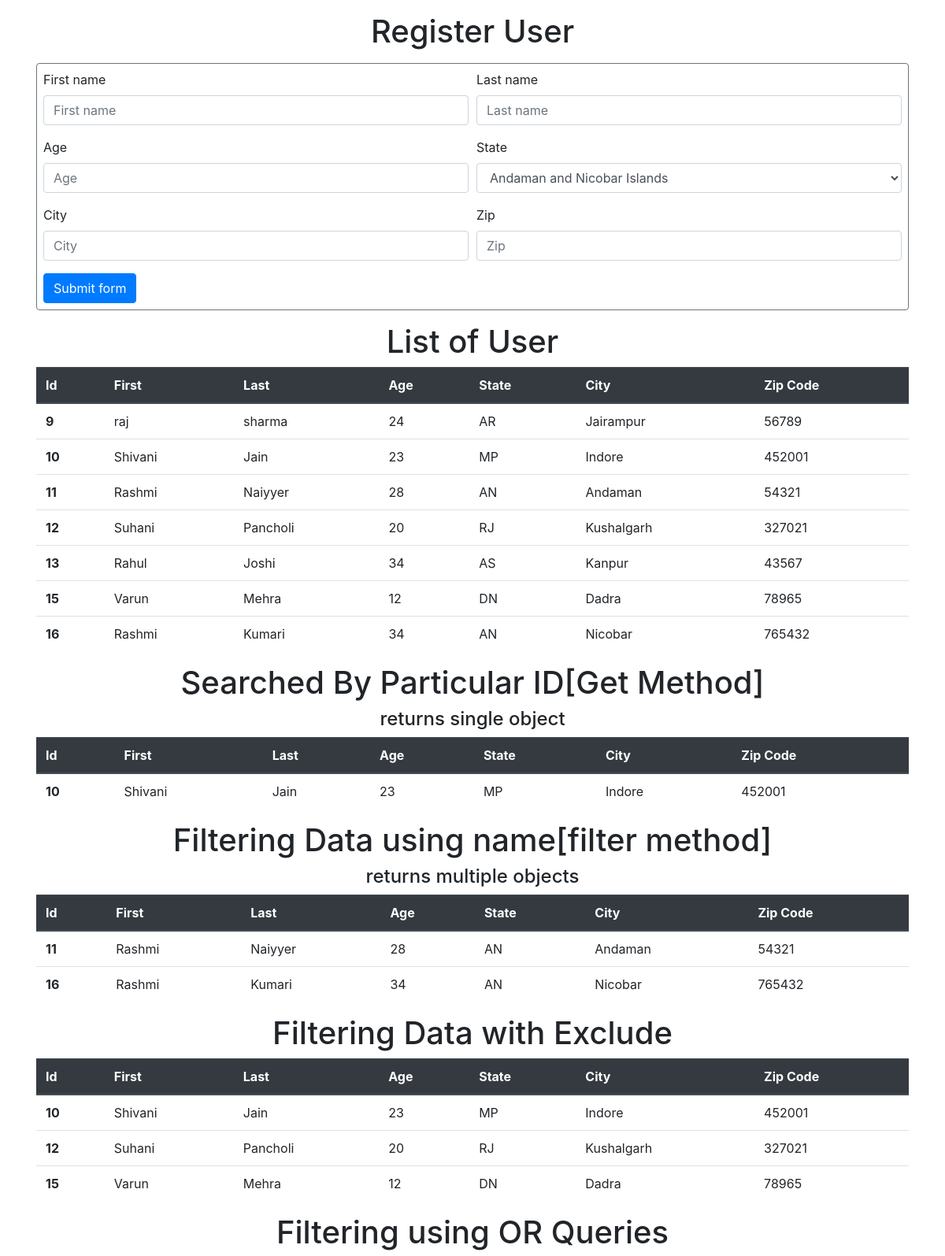
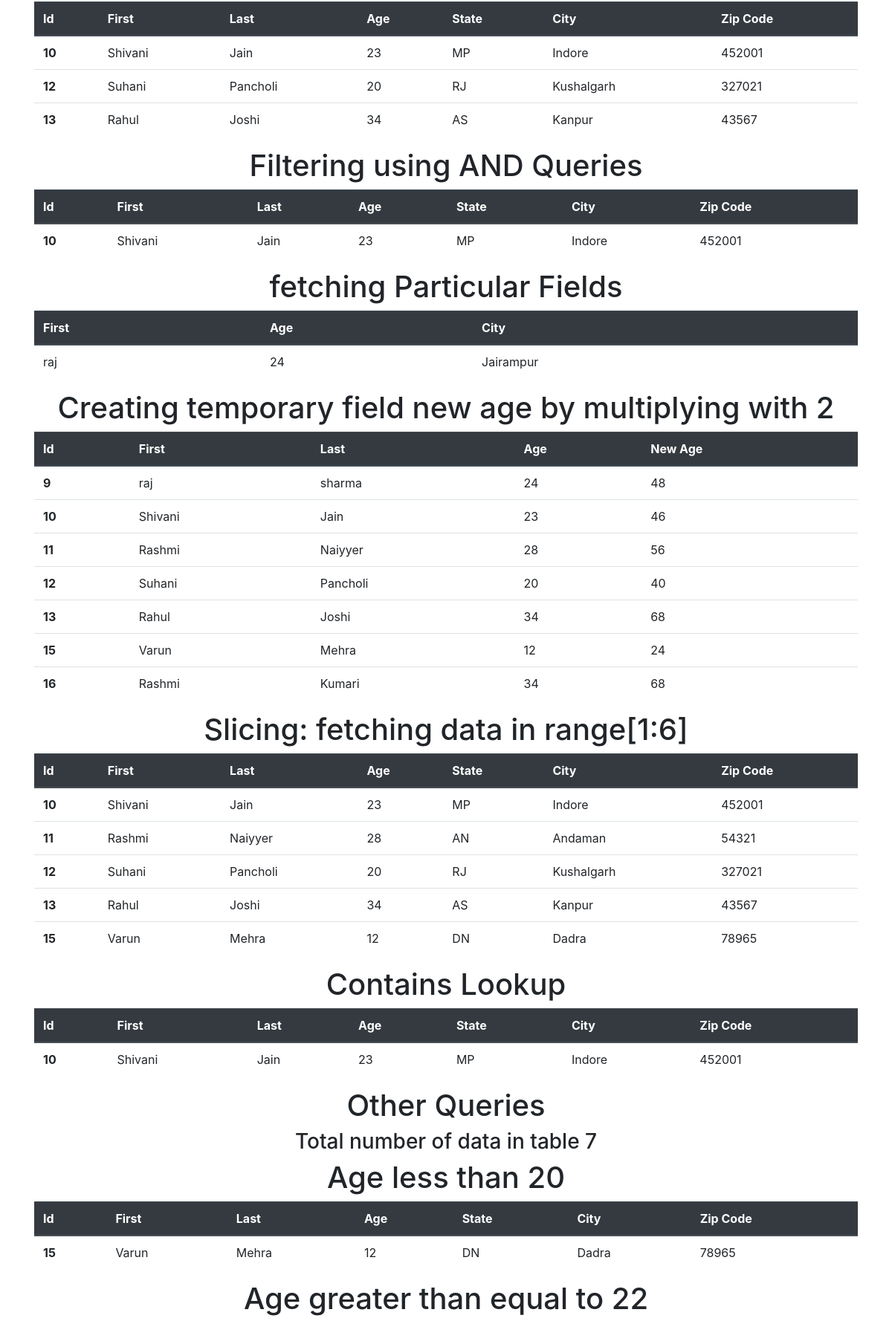
The page / (upper part) on the database its author committed (2 pictures, top to bottom).
### app/models.py (models this page shows, shortened)
class Emp(models.Model):
    fname=models.CharField(max_length=100)
    lname=models.CharField(max_length=100)
    age=models.IntegerField(blank=True,default=0)
    city=models.CharField(max_length=100,blank=True,)
    zip=models.CharField(max_length=10,default="None",blank=True)
    state = models.CharField(max_length=2, choices=STATE_CHOICES,default="None",blank=True)

### app/views.py (the view)
# urls.py: path("",views.index,name='index'),
def index(request):
    emp=Emp.objects.all()
    data = Emp.objects.get(id=10)
    data2=Emp.objects.filter(fname="Rashmi")
    data3=Emp.objects.exclude(fname__startswith="R")
    data4=Emp.objects.filter(Q(fname__startswith="S")|Q(lname__startswith="J"))
    data5=Emp.objects.filter(Q(fname__startswith="S")& Q(lname__startswith="J"))
    data6=Emp.objects.filter(fname="raj").values('fname','city','age')
    data7=Emp.objects.annotate(new_age=F('age')*2).values('id','fname','lname','age','new_age')
    data8=Emp.objects.all()[1:6]
    con=Emp.objects.all().count()#cout the number of data in table
    d=Emp.objects.filter(fname__contains="shi")
    j=Emp.objects.filter(age__lt=20)#less then
    k=Emp.objects.filter(age__gte=22)# grater than equal
    return render(request,'index.html',{'state':(STATE_CHOICES),'emp':emp,'e':data,'data2':data2,'data3':data3,
                                        'data4':data4,'data5':data5,'data6':data6,'data7':data7,'data8':data8,
                                        'con':con,'d':d,'j':j,'k':k})

### app/templates/index.html (shortened to what this page needs)
<html>
    <head>
        <link rel="stylesheet" href="https://cdn.jsdelivr.net/npm/bootstrap@4.6.2/dist/css/bootstrap.min.css">
    </head>
<body>
    <div class="container p-3">
        <div class="text-center"><h1>Register User</h1></div>
    <form class="border border-secondary rounded p-2 mt-3" action="adduser/" method="POST">
        <div class="form-row">
          <div class="col-md-6 mb-3">
            <label for="validationDefault01">First name</label>
            <input type="text" class="form-control" name="fname" id="validationDefault01" placeholder="First name"  required>
          </div>
          <div class="col-md-6 mb-3">
            <label for="validationDefault02">Last name</label>
            <input type="text" class="form-control" name="lname" id="validationDefault02" placeholder="Last name"  required>
          </div>
        </div>
        <div class="form-row">
          <div class="col-md-6 mb-3">
            <label for="validationDefault02">Age</label>
            <input type="number" class="form-control" name="age" id="validationDefault02" placeholder="Age" >
          </div>
          <div class="col-md-6 mb-3">
            <label for="validationDefault02">State</label>
            <select name="state" class="form-control">
                {% for state in state %}
                <option value="{{ state.0 }}">{{ state.1 }}</option>
                {% endfor %}
              </select>
            </div>
          </div>
        <div class="form-row">
          <div class="col-md-6 mb-3">
            <label for="validationDefault03">City</label>
            <input type="text" class="form-control" name="city" id="validationDefault03" placeholder="City" >
          </div>
          <div class="col-md-6 mb-3">
            <label for="validationDefault05">Zip</label>
            <input type="text" class="form-control" name="zip" id="validationDefault05" placeholder="Zip" >
          </div>
        </div>
        <button class="btn btn-primary" type="submit">Submit form</button>
      </form>
      <div class="text-center"><h1>List of User</h1></div>
<table class="table">
    <thead class="thead-dark">
      <tr>
        <th scope="col">Id</th>
        <th scope="col">First</th>
        <th scope="col">Last</th>
        <th scope="col">Age</th>
        <th scope="col">State</th>
        <th scope="col">City</th>
        <th scope="col">Zip Code</th>
      </tr>
    </thead>
    <tbody>
        {% for emp in emp%}
      <tr>
        <th scope="row">{{emp.id}}</th>
        <td>{{emp.fname}}</td>
        <td>{{emp.lname}}</td>
        <td>{{emp.age}}</td>
        <td>{{emp.state}}</td>
        <td>{{emp.city}}</td>
        <td>{{emp.zip}}</td>
      </tr>
      {%endfor%}
    </tbody>
  </table>
  <div class="text-center"><h1>Searched By Particular ID[Get Method]</h1>
    <h4>returns single object</h4></div>
  <table class="table">
    <thead class="thead-dark">
      <tr>
        <th scope="col">Id</th>
        <th scope="col">First</th>
        <th scope="col">Last</th>
        <th scope="col">Age</th>
        <th scope="col">State</th>
        <th scope="col">City</th>
        <th scope="col">Zip Code</th>
      </tr>
    </thead>
    <tbody>
      <tr>
        <th scope="row">{{e.id}}</th>
        <td>{{e.fname}}</td>
        <td>{{e.lname}}</td>
        <td>{{e.age}}</td>
        <td>{{e.state}}</td>
        <td>{{e.city}}</td>
        <td>{{e.zip}}</td>
      </tr>
    </tbody>
</table>
<div class="text-center"><h1>Filtering Data using name[filter method]</h1>
<h4>returns multiple objects</h4></div>
  <table class="table">
    <thead class="thead-dark">
      <tr>
        <th scope="col">Id</th>
        <th scope="col">First</th>
        <th scope="col">Last</th>
        <th scope="col">Age</th>
        <th scope="col">State</th>
        <th scope="col">City</th>
        <th scope="col">Zip Code</th>
      </tr>
    </thead>
    <tbody>
    {% for data in data2 %}
      <tr>
        <th scope="row">{{data.id}}</th>
        <td>{{data.fname}}</td>
        <td>{{data.lname}}</td>
        <td>{{data.age}}</td>
        <td>{{data.state}}</td>
        <td>{{data.city}}</td>
        <td>{{data.zip}}</td>
      </tr>
    {%endfor%}
    </tbody>
</table>
<div class="text-center"><h1>Filtering Data with Exclude</h1>
    </div>
  <table class="table">
    <thead class="thead-dark">
      <tr>
        <th scope="col">Id</th>
        <th scope="col">First</th>
        <th scope="col">Last</th>
        <th scope="col">Age</th>
        <th scope="col">State</th>
        <th scope="col">City</th>
        <th scope="col">Zip Code</th>
      </tr>
    </thead>
    <tbody>
    {% for data in data3%}
    <tr>
        <th scope="row">{{data.id}}</th>
        <td>{{data.fname}}</td>
        <td>{{data.lname}}</td>
        <td>{{data.age}}</td>
        <td>{{data.state}}</td>
        <td>{{data.city}}</td>
        <td>{{data.zip}}</td>
      </tr>
     {%endfor%}
    </tbody>
</table>
<div class="text-center"><h1>Filtering using OR Queries</h1>
</div>
<table class="table">
<thead class="thead-dark">
  <tr>
    <th scope="col">Id</th>
    <th scope="col">First</th>
    <th scope="col">Last</th>
    <th scope="col">Age</th>
    <th scope="col">State</th>
    <th scope="col">City</th>
    <th scope="col">Zip Code</th>
  </tr>
</thead>
<tbody>
{% for data in data4%}
<tr>
    <th scope="row">{{data.id}}</th>
    <td>{{data.fname}}</td>
    <td>{{data.lname}}</td>
    <td>{{data.age}}</td>
    <td>{{data.state}}</td>
    <td>{{data.city}}</td>
    <td>{{data.zip}}</td>
  </tr>
 {%endfor%}
</tbody>
</table>
<div class="text-center"><h1>Filtering using AND Queries</h1>
</div>
<table class="table">
<thead class="thead-dark">
  <tr>
    <th scope="col">Id</th>
    <th scope="col">First</th>
    <th scope="col">Last</th>
    <th scope="col">Age</th>
    <th scope="col">State</th>
    <th scope="col">City</th>
    <th scope="col">Zip Code</th>
  </tr>
</thead>
<tbody>
{% for data in data5%}
<tr>
    <th scope="row">{{data.id}}</th>
    <td>{{data.fname}}</td>
    <td>{{data.lname}}</td>
    <td>{{data.age}}</td>
    <td>{{data.state}}</td>
    <td>{{data.city}}</td>
    <td>{{data.zip}}</td>
  </tr>
 {%endfor%}
</tbody>
</table>
<div class="text-center"><h1>fetching Particular Fields</h1>
</div>
<table class="table">
<thead class="thead-dark">
  <tr>
    <th scope="col">First</th>
    <th scope="col">Age</th>
    <th scope="col">City</th>
  </tr>
</thead>
<tbody>
{% for data in data6%}
<tr>
    <td>{{data.fname}}</td>
    <td>{{data.age}}</td>
    <td>{{data.city}}</td>
  </tr>
 {%endfor%}
</tbody>
</table>
<div class="text-center"><h1>Creating temporary field new age by multiplying with 2</h1>
</div>
<table class="table">
<thead class="thead-dark">
  <tr>
    <th scope="col">Id</th>
    <th scope="col">First</th>
    <th scope="col">Last</th>
    <th scope="col">Age</th>
    <th scope="col">New Age</th>
  </tr>
</thead>
<tbody>
{% for data in data7%}
<tr>
    <th scope="row">{{data.id}}</th>
    <td>{{data.fname}}</td>
    <td>{{data.lname}}</td>
    <td>{{data.age}}</td>
    <td>{{data.new_age}}</td>
  </tr>
 {%endfor%}
</tbody>
</table>
<div class="text-center"><h1>Slicing: fetching data in range[1:6]</h1>
</div>
<table class="table">
<thead class="thead-dark">
  <tr>
    <th scope="col">Id</th>
    <th scope="col">First</th>
    <th scope="col">Last</th>
    <th scope="col">Age</th>
    <th scope="col">State</th>
    <th scope="col">City</th>
    <th scope="col">Zip Code</th>
  </tr>
</thead>
<tbody>
{% for data in data8%}
<tr>
    <th scope="row">{{data.id}}</th>
    <td>{{data.fname}}</td>
    <td>{{data.lname}}</td>
    <td>{{data.age}}</td>
    <td>{{data.state}}</td>
    <td>{{data.city}}</td>
    <td>{{data.zip}}</td>
  </tr>
 {%endfor%}
</tbody>
</table>
<div class="text-center"><h1>Contains Lookup</h1>
</div>
<table class="table">
<thead class="thead-dark">
  <tr>
    <th scope="col">Id</th>
    <th scope="col">First</th>
    <th scope="col">Last</th>
    <th scope="col">Age</th>
    <th scope="col">State</th>
    <th scope="col">City</th>
    <th scope="col">Zip Code</th>
  </tr>
</thead>
<tbody>
{% for data in d%}
<tr>
    <th scope="row">{{data.id}}</th>
    <td>{{data.fname}}</td>
    <td>{{data.lname}}</td>
    <td>{{data.age}}</td>
    <td>{{data.state}}</td>
    <td>{{data.city}}</td>
    <td>{{data.zip}}</td>
  </tr>
 {%endfor%}
</tbody>
</table>
<div class="text-center"><h1>Other Queries</h1>
  <h3>Total number of data in table {{con}}</h3>
</div>
<div class="text-center"><h1>Age less than 20</h1>
</div>
<table class="table">
<thead class="thead-dark">
  <tr>
    <th scope="col">Id</th>
    <th scope="col">First</th>
    <th scope="col">Last</th>
    <th scope="col">Age</th>
    <th scope="col">State</th>
    <th scope="col">City</th>
    <th scope="col">Zip Code</th>
  </tr>
</thead>
<tbody>
{% for data in j%}
<tr>
    <th scope="row">{{data.id}}</th>
    <td>{{data.fname}}</td>
    <td>{{data.lname}}</td>
    <td>{{data.age}}</td>
    <td>{{data.state}}</td>
    <td>{{data.city}}</td>
    <td>{{data.zip}}</td>
  </tr>
 {%endfor%}
</tbody>
</table>
<div class="text-center"><h1>Age greater than equal to 22</h1>
</div>
</div>
</body>
  </html>

### rows shown on the page
Emp: id "9", fname "raj", lname "sharma", age "24", state "AR", city "Jairampur", zip "56789", new_age "48"
Emp: id "10", fname "Shivani", lname "Jain", age "23", state "MP", city "Indore", zip "452001", new_age "46"
Emp: id "11", fname "Rashmi", lname "Naiyyer", age "28", state "AN", city "Andaman", zip "54321", new_age "56"
Emp: id "12", fname "Suhani", lname "Pancholi", age "20", state "RJ", city "Kushalgarh", zip "327021", new_age "40"
Emp: id "13", fname "Rahul", lname "Joshi", age "34", state "AS", city "Kanpur", zip "43567", new_age "68"
Emp: id "15", fname "Varun", lname "Mehra", age "12", state "DN", city "Dadra", zip "78965", new_age "24"
Emp: id "16", fname "Rashmi", lname "Kumari", age "34", state "AN", city "Nicobar", zip "765432", new_age "68"

### other values the page prints
{{ con }} "7"
form field state "Andaman and Nicobar Islands"
